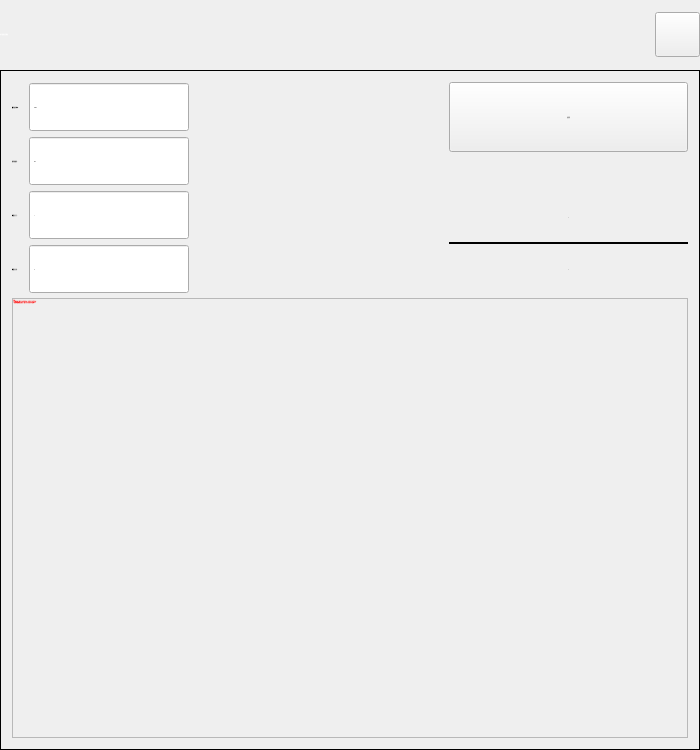
<?xml version="1.0" encoding="UTF-8"?>
<ui version="4.0">
 <class>ElcCalc</class>
 <widget class="QDialog" name="ElcCalc">
  <property name="geometry">
   <rect>
    <x>0</x>
    <y>0</y>
    <width>700</width>
    <height>750</height>
   </rect>
  </property>
  <property name="sizePolicy">
   <sizepolicy hsizetype="Fixed" vsizetype="Fixed">
    <horstretch>0</horstretch>
    <verstretch>0</verstretch>
   </sizepolicy>
  </property>
  <property name="minimumSize">
   <size>
    <width>700</width>
    <height>750</height>
   </size>
  </property>
  <property name="maximumSize">
   <size>
    <width>700</width>
    <height>750</height>
   </size>
  </property>
  <property name="font">
   <font>
    <family>微软雅黑</family>
    <pointsize>-1</pointsize>
    <weight>50</weight>
    <italic>false</italic>
    <bold>false</bold>
   </font>
  </property>
  <property name="windowTitle">
   <string notr="true">电子齿轮比计算器</string>
  </property>
  <property name="styleSheet">
   <string notr="true">
QDialog
{
	background-color:transparent;
};
font: 28px &quot;微软雅黑&quot;;</string>
  </property>
  <layout class="QVBoxLayout" name="verticalLayoutForm">
   <property name="spacing">
    <number>0</number>
   </property>
   <property name="margin">
    <number>0</number>
   </property>
   <item>
    <widget class="QFrame" name="frameTitle">
     <property name="sizePolicy">
      <sizepolicy hsizetype="Preferred" vsizetype="Fixed">
       <horstretch>0</horstretch>
       <verstretch>0</verstretch>
      </sizepolicy>
     </property>
     <property name="minimumSize">
      <size>
       <width>0</width>
       <height>70</height>
      </size>
     </property>
     <property name="maximumSize">
      <size>
       <width>16777215</width>
       <height>70</height>
      </size>
     </property>
     <property name="font">
      <font>
       <family>微软雅黑</family>
       <pointsize>-1</pointsize>
       <weight>50</weight>
       <italic>false</italic>
       <bold>false</bold>
      </font>
     </property>
     <property name="styleSheet">
      <string notr="true">QFrame#frameTitle
{
	background-color: transparent;
	border-image: url(:/img/widget/DialogTitle.png) 0 12 0 12;
	border-left: 12px transparent;
	border-right: 12px transparent;
}
</string>
     </property>
     <property name="frameShape">
      <enum>QFrame::NoFrame</enum>
     </property>
     <property name="frameShadow">
      <enum>QFrame::Raised</enum>
     </property>
     <layout class="QHBoxLayout" name="horizontalLayoutTitle">
      <property name="spacing">
       <number>5</number>
      </property>
      <property name="margin">
       <number>0</number>
      </property>
      <item>
       <widget class="QLabel" name="labelTitle">
        <property name="sizePolicy">
         <sizepolicy hsizetype="Preferred" vsizetype="Fixed">
          <horstretch>0</horstretch>
          <verstretch>0</verstretch>
         </sizepolicy>
        </property>
        <property name="minimumSize">
         <size>
          <width>0</width>
          <height>45</height>
         </size>
        </property>
        <property name="maximumSize">
         <size>
          <width>16777215</width>
          <height>45</height>
         </size>
        </property>
        <property name="font">
         <font>
          <family>微软雅黑</family>
          <pointsize>-1</pointsize>
          <weight>50</weight>
          <italic>false</italic>
          <bold>false</bold>
         </font>
        </property>
        <property name="styleSheet">
         <string notr="true">QLabel#labelTitle
{
	color: white;
}</string>
        </property>
        <property name="frameShape">
         <enum>QFrame::NoFrame</enum>
        </property>
        <property name="text">
         <string>电子齿轮比计算器</string>
        </property>
       </widget>
      </item>
      <item>
       <widget class="xPushButton" name="pushButtonClose">
        <property name="sizePolicy">
         <sizepolicy hsizetype="Fixed" vsizetype="Fixed">
          <horstretch>0</horstretch>
          <verstretch>0</verstretch>
         </sizepolicy>
        </property>
        <property name="minimumSize">
         <size>
          <width>45</width>
          <height>45</height>
         </size>
        </property>
        <property name="maximumSize">
         <size>
          <width>45</width>
          <height>45</height>
         </size>
        </property>
        <property name="font">
         <font>
          <family>微软雅黑</family>
          <pointsize>-1</pointsize>
          <weight>50</weight>
          <italic>false</italic>
          <bold>false</bold>
         </font>
        </property>
        <property name="focusPolicy">
         <enum>Qt::NoFocus</enum>
        </property>
        <property name="styleSheet">
         <string notr="true">QPushButton#pushButtonClose:!pressed
{
	border-image: url(:/img/widget/BtnCloseNormal.png);
}

QPushButton#pushButtonClose:pressed
{
	border-image: url(:/img/widget/BtnClosePress.png);
}
</string>
        </property>
        <property name="text">
         <string notr="true"/>
        </property>
        <property name="iconSize">
         <size>
          <width>32</width>
          <height>32</height>
         </size>
        </property>
       </widget>
      </item>
     </layout>
    </widget>
   </item>
   <item>
    <widget class="QFrame" name="frame">
     <property name="styleSheet">
      <string notr="true"/>
     </property>
     <property name="frameShape">
      <enum>QFrame::Panel</enum>
     </property>
     <property name="frameShadow">
      <enum>QFrame::Plain</enum>
     </property>
     <property name="IsMainArea" stdset="0">
      <bool>true</bool>
     </property>
     <layout class="QGridLayout" name="gridLayoutFrame">
      <property name="horizontalSpacing">
       <number>10</number>
      </property>
      <property name="verticalSpacing">
       <number>4</number>
      </property>
      <item row="0" column="0">
       <widget class="QLabel" name="labelResolution">
        <property name="minimumSize">
         <size>
          <width>0</width>
          <height>50</height>
         </size>
        </property>
        <property name="maximumSize">
         <size>
          <width>16777215</width>
          <height>50</height>
         </size>
        </property>
        <property name="font">
         <font>
          <family>微软雅黑</family>
          <pointsize>-1</pointsize>
          <weight>50</weight>
          <italic>false</italic>
          <bold>false</bold>
         </font>
        </property>
        <property name="text">
         <string>编码器分辨率：</string>
        </property>
       </widget>
      </item>
      <item row="0" column="1">
       <widget class="xSpinBox" name="boxResolution">
        <property name="minimumSize">
         <size>
          <width>160</width>
          <height>50</height>
         </size>
        </property>
        <property name="maximumSize">
         <size>
          <width>16777215</width>
          <height>50</height>
         </size>
        </property>
        <property name="font">
         <font>
          <family>微软雅黑</family>
          <pointsize>-1</pointsize>
          <weight>50</weight>
          <italic>false</italic>
          <bold>false</bold>
         </font>
        </property>
        <property name="alignment">
         <set>Qt::AlignLeading|Qt::AlignLeft|Qt::AlignVCenter</set>
        </property>
        <property name="buttonSymbols">
         <enum>QAbstractSpinBox::NoButtons</enum>
        </property>
        <property name="minimum">
         <number>1</number>
        </property>
        <property name="maximum">
         <number>99999999</number>
        </property>
        <property name="value">
         <number>10000</number>
        </property>
        <property name="HasBtn" stdset="0">
         <bool>false</bool>
        </property>
       </widget>
      </item>
      <item row="0" column="3" rowspan="4">
       <layout class="QVBoxLayout" name="verticalLayout">
        <property name="spacing">
         <number>0</number>
        </property>
        <item>
         <widget class="xPushButton" name="pushButton">
          <property name="sizePolicy">
           <sizepolicy hsizetype="Expanding" vsizetype="Expanding">
            <horstretch>0</horstretch>
            <verstretch>0</verstretch>
           </sizepolicy>
          </property>
          <property name="minimumSize">
           <size>
            <width>160</width>
            <height>70</height>
           </size>
          </property>
          <property name="maximumSize">
           <size>
            <width>16777215</width>
            <height>70</height>
           </size>
          </property>
          <property name="font">
           <font>
            <family>微软雅黑</family>
            <pointsize>-1</pointsize>
            <weight>50</weight>
            <italic>false</italic>
            <bold>false</bold>
           </font>
          </property>
          <property name="focusPolicy">
           <enum>Qt::NoFocus</enum>
          </property>
          <property name="text">
           <string>计 算</string>
          </property>
         </widget>
        </item>
        <item>
         <spacer name="verticalSpacer">
          <property name="orientation">
           <enum>Qt::Vertical</enum>
          </property>
          <property name="sizeHint" stdset="0">
           <size>
            <width>20</width>
            <height>40</height>
           </size>
          </property>
         </spacer>
        </item>
        <item>
         <widget class="QLabel" name="resultNumerator">
          <property name="sizePolicy">
           <sizepolicy hsizetype="Expanding" vsizetype="Preferred">
            <horstretch>0</horstretch>
            <verstretch>0</verstretch>
           </sizepolicy>
          </property>
          <property name="minimumSize">
           <size>
            <width>0</width>
            <height>50</height>
           </size>
          </property>
          <property name="maximumSize">
           <size>
            <width>16777215</width>
            <height>50</height>
           </size>
          </property>
          <property name="font">
           <font>
            <family>微软雅黑</family>
            <pointsize>-1</pointsize>
            <weight>50</weight>
            <italic>false</italic>
            <bold>false</bold>
           </font>
          </property>
          <property name="frameShape">
           <enum>QFrame::NoFrame</enum>
          </property>
          <property name="frameShadow">
           <enum>QFrame::Plain</enum>
          </property>
          <property name="text">
           <string notr="true">1</string>
          </property>
          <property name="alignment">
           <set>Qt::AlignCenter</set>
          </property>
         </widget>
        </item>
        <item>
         <widget class="Line" name="lineDiv">
          <property name="minimumSize">
           <size>
            <width>0</width>
            <height>2</height>
           </size>
          </property>
          <property name="maximumSize">
           <size>
            <width>16777215</width>
            <height>2</height>
           </size>
          </property>
          <property name="font">
           <font>
            <family>微软雅黑</family>
            <pointsize>-1</pointsize>
            <weight>50</weight>
            <italic>false</italic>
            <bold>false</bold>
           </font>
          </property>
          <property name="frameShadow">
           <enum>QFrame::Plain</enum>
          </property>
          <property name="lineWidth">
           <number>2</number>
          </property>
          <property name="orientation">
           <enum>Qt::Horizontal</enum>
          </property>
         </widget>
        </item>
        <item>
         <widget class="QLabel" name="resultDenominator">
          <property name="sizePolicy">
           <sizepolicy hsizetype="Expanding" vsizetype="Preferred">
            <horstretch>0</horstretch>
            <verstretch>0</verstretch>
           </sizepolicy>
          </property>
          <property name="minimumSize">
           <size>
            <width>0</width>
            <height>50</height>
           </size>
          </property>
          <property name="maximumSize">
           <size>
            <width>16777215</width>
            <height>50</height>
           </size>
          </property>
          <property name="font">
           <font>
            <family>微软雅黑</family>
            <pointsize>-1</pointsize>
            <weight>50</weight>
            <italic>false</italic>
            <bold>false</bold>
           </font>
          </property>
          <property name="frameShape">
           <enum>QFrame::NoFrame</enum>
          </property>
          <property name="frameShadow">
           <enum>QFrame::Plain</enum>
          </property>
          <property name="text">
           <string notr="true">1</string>
          </property>
          <property name="alignment">
           <set>Qt::AlignCenter</set>
          </property>
         </widget>
        </item>
       </layout>
      </item>
      <item row="1" column="0">
       <widget class="QLabel" name="labelPulleyPerimeter">
        <property name="minimumSize">
         <size>
          <width>0</width>
          <height>50</height>
         </size>
        </property>
        <property name="maximumSize">
         <size>
          <width>16777215</width>
          <height>50</height>
         </size>
        </property>
        <property name="font">
         <font>
          <family>微软雅黑</family>
          <pointsize>-1</pointsize>
          <weight>50</weight>
          <italic>false</italic>
          <bold>false</bold>
         </font>
        </property>
        <property name="text">
         <string>同步轮周长：</string>
        </property>
       </widget>
      </item>
      <item row="1" column="1">
       <widget class="xSpinBox" name="boxPulleyPerimeter">
        <property name="minimumSize">
         <size>
          <width>160</width>
          <height>50</height>
         </size>
        </property>
        <property name="maximumSize">
         <size>
          <width>16777215</width>
          <height>50</height>
         </size>
        </property>
        <property name="font">
         <font>
          <family>微软雅黑</family>
          <pointsize>-1</pointsize>
          <weight>50</weight>
          <italic>false</italic>
          <bold>false</bold>
         </font>
        </property>
        <property name="alignment">
         <set>Qt::AlignLeading|Qt::AlignLeft|Qt::AlignVCenter</set>
        </property>
        <property name="buttonSymbols">
         <enum>QAbstractSpinBox::NoButtons</enum>
        </property>
        <property name="minimum">
         <number>1</number>
        </property>
        <property name="maximum">
         <number>99999</number>
        </property>
        <property name="value">
         <number>200</number>
        </property>
        <property name="HasBtn" stdset="0">
         <bool>false</bool>
        </property>
       </widget>
      </item>
      <item row="2" column="0">
       <widget class="QLabel" name="labelReducerNumerator">
        <property name="minimumSize">
         <size>
          <width>0</width>
          <height>50</height>
         </size>
        </property>
        <property name="maximumSize">
         <size>
          <width>16777215</width>
          <height>50</height>
         </size>
        </property>
        <property name="font">
         <font>
          <family>微软雅黑</family>
          <pointsize>-1</pointsize>
          <weight>50</weight>
          <italic>false</italic>
          <bold>false</bold>
         </font>
        </property>
        <property name="text">
         <string>减速比分子：</string>
        </property>
       </widget>
      </item>
      <item row="2" column="1">
       <widget class="xSpinBox" name="boxNumerator">
        <property name="minimumSize">
         <size>
          <width>160</width>
          <height>50</height>
         </size>
        </property>
        <property name="maximumSize">
         <size>
          <width>16777215</width>
          <height>50</height>
         </size>
        </property>
        <property name="font">
         <font>
          <family>微软雅黑</family>
          <pointsize>-1</pointsize>
          <weight>50</weight>
          <italic>false</italic>
          <bold>false</bold>
         </font>
        </property>
        <property name="alignment">
         <set>Qt::AlignLeading|Qt::AlignLeft|Qt::AlignVCenter</set>
        </property>
        <property name="buttonSymbols">
         <enum>QAbstractSpinBox::NoButtons</enum>
        </property>
        <property name="minimum">
         <number>1</number>
        </property>
        <property name="HasBtn" stdset="0">
         <bool>false</bool>
        </property>
       </widget>
      </item>
      <item row="3" column="0">
       <widget class="QLabel" name="labelReducerDenominator">
        <property name="minimumSize">
         <size>
          <width>0</width>
          <height>50</height>
         </size>
        </property>
        <property name="maximumSize">
         <size>
          <width>16777215</width>
          <height>50</height>
         </size>
        </property>
        <property name="font">
         <font>
          <family>微软雅黑</family>
          <pointsize>-1</pointsize>
          <weight>50</weight>
          <italic>false</italic>
          <bold>false</bold>
         </font>
        </property>
        <property name="text">
         <string>减速比分母：</string>
        </property>
       </widget>
      </item>
      <item row="3" column="1">
       <widget class="xSpinBox" name="boxDenominator">
        <property name="minimumSize">
         <size>
          <width>160</width>
          <height>50</height>
         </size>
        </property>
        <property name="maximumSize">
         <size>
          <width>16777215</width>
          <height>50</height>
         </size>
        </property>
        <property name="font">
         <font>
          <family>微软雅黑</family>
          <pointsize>-1</pointsize>
          <weight>50</weight>
          <italic>false</italic>
          <bold>false</bold>
         </font>
        </property>
        <property name="alignment">
         <set>Qt::AlignLeading|Qt::AlignLeft|Qt::AlignVCenter</set>
        </property>
        <property name="buttonSymbols">
         <enum>QAbstractSpinBox::NoButtons</enum>
        </property>
        <property name="minimum">
         <number>1</number>
        </property>
        <property name="value">
         <number>5</number>
        </property>
        <property name="HasBtn" stdset="0">
         <bool>false</bool>
        </property>
       </widget>
      </item>
      <item row="4" column="0" colspan="4">
       <widget class="QLabel" name="labelNote">
        <property name="minimumSize">
         <size>
          <width>0</width>
          <height>100</height>
         </size>
        </property>
        <property name="font">
         <font>
          <family>微软雅黑</family>
          <pointsize>-1</pointsize>
          <weight>50</weight>
          <italic>false</italic>
          <bold>false</bold>
         </font>
        </property>
        <property name="styleSheet">
         <string notr="true">QLabel
{
	color: red;
}</string>
        </property>
        <property name="frameShape">
         <enum>QFrame::StyledPanel</enum>
        </property>
        <property name="frameShadow">
         <enum>QFrame::Plain</enum>
        </property>
        <property name="text">
         <string>注意:
1. 计算结果只能用于本控制系统，不能用于其他系统！
2. 如果伺服轴是双截的，输入同步轮周长时要乘以2！</string>
        </property>
        <property name="alignment">
         <set>Qt::AlignLeading|Qt::AlignLeft|Qt::AlignTop</set>
        </property>
        <property name="wordWrap">
         <bool>true</bool>
        </property>
       </widget>
      </item>
      <item row="0" column="2">
       <spacer name="horizontalSpacer">
        <property name="orientation">
         <enum>Qt::Horizontal</enum>
        </property>
        <property name="sizeHint" stdset="0">
         <size>
          <width>40</width>
          <height>20</height>
         </size>
        </property>
       </spacer>
      </item>
     </layout>
    </widget>
   </item>
  </layout>
 </widget>
 <layoutdefault spacing="6" margin="11"/>
 <customwidgets>
  <customwidget>
   <class>xPushButton</class>
   <extends>QPushButton</extends>
   <header>xpushbutton.h</header>
   <slots>
    <slot>KeyADDClick()</slot>
   </slots>
  </customwidget>
  <customwidget>
   <class>xSpinBox</class>
   <extends>QSpinBox</extends>
   <header>xspinbox.h</header>
   <slots>
    <signal>clicked()</signal>
   </slots>
  </customwidget>
 </customwidgets>
 <resources/>
 <connections>
  <connection>
   <sender>resultDenominator</sender>
   <signal>linkHovered(QString)</signal>
   <receiver>ElcCalc</receiver>
   <slot>press()</slot>
   <hints>
    <hint type="sourcelabel">
     <x>406</x>
     <y>240</y>
    </hint>
    <hint type="destinationlabel">
     <x>354</x>
     <y>118</y>
    </hint>
   </hints>
  </connection>
  <connection>
   <sender>resultNumerator</sender>
   <signal>linkActivated(QString)</signal>
   <receiver>ElcCalc</receiver>
   <slot>press()</slot>
   <hints>
    <hint type="sourcelabel">
     <x>402</x>
     <y>195</y>
    </hint>
    <hint type="destinationlabel">
     <x>337</x>
     <y>188</y>
    </hint>
   </hints>
  </connection>
  <connection>
   <sender>pushButton</sender>
   <signal>pressed()</signal>
   <receiver>ElcCalc</receiver>
   <slot>press()</slot>
   <hints>
    <hint type="sourcelabel">
     <x>349</x>
     <y>97</y>
    </hint>
    <hint type="destinationlabel">
     <x>367</x>
     <y>67</y>
    </hint>
   </hints>
  </connection>
  <connection>
   <sender>pushButtonClose</sender>
   <signal>clicked()</signal>
   <receiver>ElcCalc</receiver>
   <slot>reject()</slot>
   <hints>
    <hint type="sourcelabel">
     <x>469</x>
     <y>33</y>
    </hint>
    <hint type="destinationlabel">
     <x>499</x>
     <y>40</y>
    </hint>
   </hints>
  </connection>
  <connection>
   <sender>boxResolution</sender>
   <signal>clicked()</signal>
   <receiver>ElcCalc</receiver>
   <slot>inputResolution()</slot>
   <hints>
    <hint type="sourcelabel">
     <x>183</x>
     <y>86</y>
    </hint>
    <hint type="destinationlabel">
     <x>-32</x>
     <y>74</y>
    </hint>
   </hints>
  </connection>
  <connection>
   <sender>boxPulleyPerimeter</sender>
   <signal>clicked()</signal>
   <receiver>ElcCalc</receiver>
   <slot>inputPerimeter()</slot>
   <hints>
    <hint type="sourcelabel">
     <x>164</x>
     <y>134</y>
    </hint>
    <hint type="destinationlabel">
     <x>-38</x>
     <y>134</y>
    </hint>
   </hints>
  </connection>
  <connection>
   <sender>boxNumerator</sender>
   <signal>clicked()</signal>
   <receiver>ElcCalc</receiver>
   <slot>inputNumerator()</slot>
   <hints>
    <hint type="sourcelabel">
     <x>178</x>
     <y>188</y>
    </hint>
    <hint type="destinationlabel">
     <x>-66</x>
     <y>185</y>
    </hint>
   </hints>
  </connection>
  <connection>
   <sender>boxDenominator</sender>
   <signal>clicked()</signal>
   <receiver>ElcCalc</receiver>
   <slot>inputDenomintor()</slot>
   <hints>
    <hint type="sourcelabel">
     <x>163</x>
     <y>222</y>
    </hint>
    <hint type="destinationlabel">
     <x>-69</x>
     <y>222</y>
    </hint>
   </hints>
  </connection>
 </connections>
 <slots>
  <slot>press()</slot>
  <slot>inputResolution()</slot>
  <slot>inputPerimeter()</slot>
  <slot>inputNumerator()</slot>
  <slot>inputDenomintor()</slot>
 </slots>
</ui>
